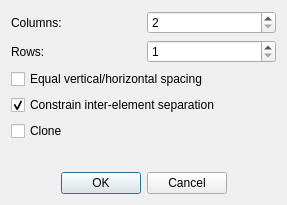
<?xml version="1.0" encoding="UTF-8"?>
<ui version="4.0">
 <class>SketcherGui::SketchRectangularArrayDialog</class>
 <widget class="QDialog" name="SketcherGui::SketchRectangularArrayDialog">
  <property name="windowModality">
   <enum>Qt::ApplicationModal</enum>
  </property>
  <property name="geometry">
   <rect>
    <x>0</x>
    <y>0</y>
    <width>287</width>
    <height>205</height>
   </rect>
  </property>
  <property name="windowTitle">
   <string>Create array</string>
  </property>
  <layout class="QVBoxLayout" name="verticalLayout">
   <item>
    <layout class="QHBoxLayout" name="horizontalLayout">
     <item>
      <widget class="QLabel" name="label">
       <property name="text">
        <string>Columns:</string>
       </property>
      </widget>
     </item>
     <item>
      <widget class="Gui::PrefSpinBox" name="ColsQuantitySpinBox">
       <property name="toolTip">
        <string>Number of columns of the linear array</string>
       </property>
       <property name="minimum">
        <number>2</number>
       </property>
       <property name="prefEntry" stdset="0">
        <cstring>DefaultArrayColumnNumber</cstring>
       </property>
       <property name="prefPath" stdset="0">
        <cstring>Mod/Sketcher</cstring>
       </property>
      </widget>
     </item>
    </layout>
   </item>
   <item>
    <layout class="QHBoxLayout" name="horizontalLayout_2">
     <item>
      <widget class="QLabel" name="label_2">
       <property name="text">
        <string>Rows:</string>
       </property>
      </widget>
     </item>
     <item>
      <widget class="Gui::PrefSpinBox" name="RowsQuantitySpinBox">
       <property name="toolTip">
        <string>Number of rows of the linear array</string>
       </property>
       <property name="minimum">
        <number>1</number>
       </property>
       <property name="prefEntry" stdset="0">
        <cstring>DefaultArrayRowNumber</cstring>
       </property>
       <property name="prefPath" stdset="0">
        <cstring>Mod/Sketcher</cstring>
       </property>
      </widget>
     </item>
    </layout>
   </item>
   <item>
    <widget class="Gui::PrefCheckBox" name="EqualVerticalHorizontalSpacingCheckBox">
     <property name="toolTip">
      <string>Makes the inter-row and inter-col spacing the same if clicked</string>
     </property>
     <property name="text">
      <string>Equal vertical/horizontal spacing</string>
     </property>
     <property name="prefEntry" stdset="0">
      <cstring>DefaultEqualVerticalHorizontalSpacing</cstring>
     </property>
     <property name="prefPath" stdset="0">
      <cstring>Mod/Sketcher</cstring>
     </property>
    </widget>
   </item>
   <item>
    <widget class="Gui::PrefCheckBox" name="ConstraintSeparationCheckBox">
     <property name="toolTip">
      <string>If selected, each element in the array is constraint with respect to the others using construction lines</string>
     </property>
     <property name="layoutDirection">
      <enum>Qt::LeftToRight</enum>
     </property>
     <property name="text">
      <string>Constrain inter-element separation</string>
     </property>
     <property name="checked">
      <bool>true</bool>
     </property>
     <property name="prefEntry" stdset="0">
      <cstring>DefaultConstraintArrayElements</cstring>
     </property>
     <property name="prefPath" stdset="0">
      <cstring>Mod/Sketcher</cstring>
     </property>
    </widget>
   </item>
   <item>
    <widget class="Gui::PrefCheckBox" name="CloneCheckBox">
     <property name="toolTip">
      <string>If checked it substitutes dimensional constraints by geometric constraints in the copies, so that a change in the original element is directly reflected on copies</string>
     </property>
     <property name="text">
      <string>Clone</string>
     </property>
     <property name="prefEntry" stdset="0">
      <cstring>CloneOnCopy</cstring>
     </property>
     <property name="prefPath" stdset="0">
      <cstring>Mod/Sketcher</cstring>
     </property>
    </widget>
   </item>
   <item>
    <spacer name="verticalSpacer">
     <property name="orientation">
      <enum>Qt::Vertical</enum>
     </property>
     <property name="sizeHint" stdset="0">
      <size>
       <width>20</width>
       <height>40</height>
      </size>
     </property>
    </spacer>
   </item>
   <item>
    <widget class="QDialogButtonBox" name="buttonBox">
     <property name="orientation">
      <enum>Qt::Horizontal</enum>
     </property>
     <property name="standardButtons">
      <set>QDialogButtonBox::Cancel|QDialogButtonBox::Ok</set>
     </property>
     <property name="centerButtons">
      <bool>true</bool>
     </property>
    </widget>
   </item>
  </layout>
 </widget>
 <customwidgets>
  <customwidget>
   <class>Gui::PrefSpinBox</class>
   <extends>QSpinBox</extends>
   <header>Gui/PrefWidgets.h</header>
  </customwidget>
  <customwidget>
   <class>Gui::PrefCheckBox</class>
   <extends>QCheckBox</extends>
   <header>Gui/PrefWidgets.h</header>
  </customwidget>
 </customwidgets>
 <resources/>
 <connections>
  <connection>
   <sender>buttonBox</sender>
   <signal>accepted()</signal>
   <receiver>SketcherGui::SketchRectangularArrayDialog</receiver>
   <slot>accept()</slot>
   <hints>
    <hint type="sourcelabel">
     <x>248</x>
     <y>254</y>
    </hint>
    <hint type="destinationlabel">
     <x>157</x>
     <y>274</y>
    </hint>
   </hints>
  </connection>
  <connection>
   <sender>buttonBox</sender>
   <signal>rejected()</signal>
   <receiver>SketcherGui::SketchRectangularArrayDialog</receiver>
   <slot>reject()</slot>
   <hints>
    <hint type="sourcelabel">
     <x>316</x>
     <y>260</y>
    </hint>
    <hint type="destinationlabel">
     <x>286</x>
     <y>274</y>
    </hint>
   </hints>
  </connection>
 </connections>
</ui>
